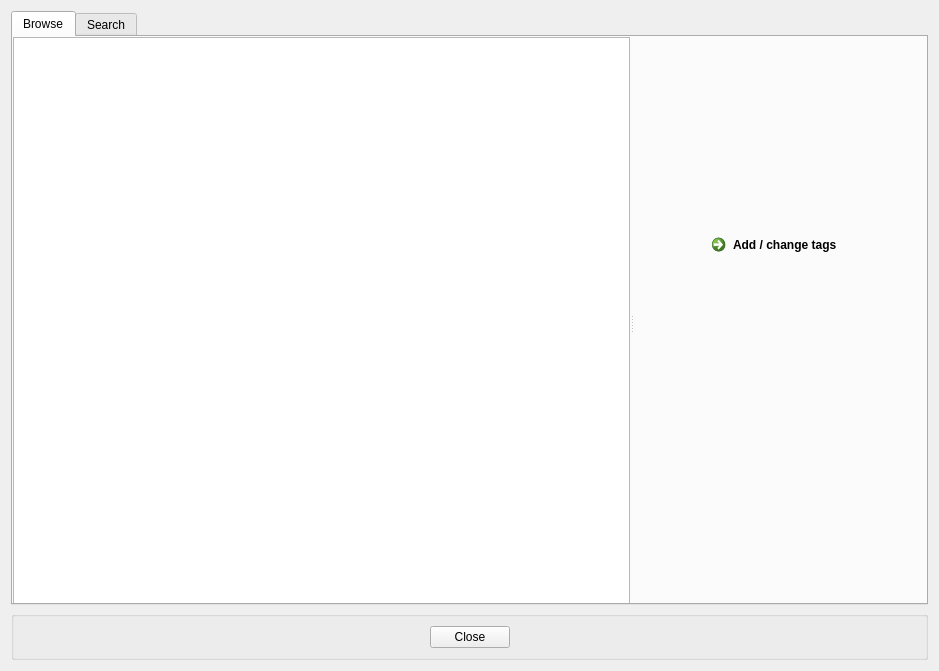
<?xml version="1.0" encoding="UTF-8"?>
<ui version="4.0">
 <class>Dialog</class>
 <widget class="QDialog" name="Dialog">
  <property name="geometry">
   <rect>
    <x>0</x>
    <y>0</y>
    <width>939</width>
    <height>671</height>
   </rect>
  </property>
  <property name="windowTitle">
   <string>sftags</string>
  </property>
  <layout class="QVBoxLayout" name="verticalLayout_3">
   <item>
    <layout class="QVBoxLayout" name="verticalLayout_2">
     <item>
      <widget class="QTabWidget" name="tabWidget">
       <property name="currentIndex">
        <number>0</number>
       </property>
       <widget class="QWidget" name="tab_3">
        <attribute name="title">
         <string>Browse</string>
        </attribute>
        <widget class="QSplitter" name="splitter">
         <property name="geometry">
          <rect>
           <x>0</x>
           <y>0</y>
           <width>921</width>
           <height>571</height>
          </rect>
         </property>
         <property name="sizePolicy">
          <sizepolicy hsizetype="Expanding" vsizetype="Expanding">
           <horstretch>0</horstretch>
           <verstretch>0</verstretch>
          </sizepolicy>
         </property>
         <property name="orientation">
          <enum>Qt::Horizontal</enum>
         </property>
         <widget class="QTreeView" name="treeView"/>
         <widget class="QWidget" name="widget" native="true">
          <property name="minimumSize">
           <size>
            <width>300</width>
            <height>571</height>
           </size>
          </property>
          <property name="maximumSize">
           <size>
            <width>300</width>
            <height>16777215</height>
           </size>
          </property>
          <widget class="QLabel" name="mp_fname_label">
           <property name="geometry">
            <rect>
             <x>9</x>
             <y>149</y>
             <width>281</width>
             <height>21</height>
            </rect>
           </property>
           <property name="styleSheet">
            <string notr="true">font-weight: bold;</string>
           </property>
           <property name="text">
            <string/>
           </property>
           <property name="alignment">
            <set>Qt::AlignCenter</set>
           </property>
          </widget>
          <widget class="QLabel" name="mp_tags_label">
           <property name="geometry">
            <rect>
             <x>9</x>
             <y>260</y>
             <width>281</width>
             <height>131</height>
            </rect>
           </property>
           <property name="text">
            <string/>
           </property>
          </widget>
          <widget class="QCommandLinkButton" name="mp_tags_button">
           <property name="geometry">
            <rect>
             <x>70</x>
             <y>190</y>
             <width>161</width>
             <height>41</height>
            </rect>
           </property>
           <property name="text">
            <string>Add / change tags</string>
           </property>
          </widget>
         </widget>
        </widget>
       </widget>
       <widget class="QWidget" name="tab_4">
        <attribute name="title">
         <string>Search</string>
        </attribute>
        <layout class="QHBoxLayout" name="horizontalLayout">
         <item>
          <widget class="QGroupBox" name="groupBox_2">
           <property name="title">
            <string>Tag selector</string>
           </property>
           <layout class="QVBoxLayout" name="verticalLayout">
            <item>
             <widget class="QListWidget" name="mp_tags_list">
              <property name="alternatingRowColors">
               <bool>true</bool>
              </property>
              <property name="selectionMode">
               <enum>QAbstractItemView::MultiSelection</enum>
              </property>
              <property name="sortingEnabled">
               <bool>true</bool>
              </property>
             </widget>
            </item>
            <item>
             <widget class="QGroupBox" name="groupBox_4">
              <property name="title">
               <string/>
              </property>
              <layout class="QVBoxLayout" name="verticalLayout_5">
               <item>
                <widget class="QRadioButton" name="radioButton">
                 <property name="text">
                  <string>Any selected tag</string>
                 </property>
                 <property name="checked">
                  <bool>true</bool>
                 </property>
                </widget>
               </item>
               <item>
                <widget class="QRadioButton" name="radioButton_2">
                 <property name="text">
                  <string>All selected tags</string>
                 </property>
                </widget>
               </item>
               <item>
                <widget class="QPushButton" name="mp_search">
                 <property name="text">
                  <string>Search</string>
                 </property>
                </widget>
               </item>
              </layout>
             </widget>
            </item>
           </layout>
          </widget>
         </item>
         <item>
          <widget class="QGroupBox" name="groupBox_3">
           <property name="title">
            <string>Results</string>
           </property>
           <layout class="QVBoxLayout" name="verticalLayout_4">
            <item>
             <widget class="QListWidget" name="mp_results_list"/>
            </item>
           </layout>
          </widget>
         </item>
        </layout>
       </widget>
      </widget>
     </item>
     <item>
      <widget class="QGroupBox" name="groupBox">
       <property name="title">
        <string/>
       </property>
       <layout class="QHBoxLayout" name="horizontalLayout_2">
        <item>
         <spacer name="horizontalSpacer">
          <property name="orientation">
           <enum>Qt::Horizontal</enum>
          </property>
          <property name="sizeHint" stdset="0">
           <size>
            <width>40</width>
            <height>20</height>
           </size>
          </property>
         </spacer>
        </item>
        <item>
         <widget class="QPushButton" name="mp_close_button">
          <property name="text">
           <string>Close</string>
          </property>
         </widget>
        </item>
        <item>
         <spacer name="horizontalSpacer_2">
          <property name="orientation">
           <enum>Qt::Horizontal</enum>
          </property>
          <property name="sizeHint" stdset="0">
           <size>
            <width>40</width>
            <height>20</height>
           </size>
          </property>
         </spacer>
        </item>
       </layout>
      </widget>
     </item>
    </layout>
   </item>
  </layout>
 </widget>
 <resources/>
 <connections/>
</ui>
